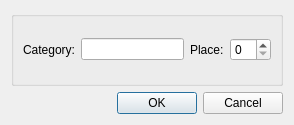
<?xml version="1.0" encoding="UTF-8"?>
<ui version="4.0">
 <class>NewCategoryDialog</class>
 <widget class="QDialog" name="NewCategoryDialog">
  <property name="geometry">
   <rect>
    <x>0</x>
    <y>0</y>
    <width>294</width>
    <height>125</height>
   </rect>
  </property>
  <property name="windowTitle">
   <string>Add category</string>
  </property>
  <layout class="QVBoxLayout" name="verticalLayout_2">
   <item>
    <widget class="QGroupBox" name="groupBox">
     <property name="title">
      <string/>
     </property>
     <layout class="QVBoxLayout" name="verticalLayout">
      <item>
       <layout class="QHBoxLayout" name="horizontalLayout">
        <item>
         <widget class="QLabel" name="categoryLabel">
          <property name="text">
           <string>Category:</string>
          </property>
         </widget>
        </item>
        <item>
         <widget class="QLineEdit" name="categoryEdit"/>
        </item>
        <item>
         <widget class="QLabel" name="placeLabel">
          <property name="text">
           <string>Place:</string>
          </property>
         </widget>
        </item>
        <item>
         <widget class="QSpinBox" name="placeSpinBox"/>
        </item>
       </layout>
      </item>
     </layout>
    </widget>
   </item>
   <item>
    <layout class="QHBoxLayout" name="horizontalLayout_2">
     <item>
      <spacer name="horizontalSpacer">
       <property name="orientation">
        <enum>Qt::Horizontal</enum>
       </property>
       <property name="sizeHint" stdset="0">
        <size>
         <width>40</width>
         <height>20</height>
        </size>
       </property>
      </spacer>
     </item>
     <item>
      <widget class="QPushButton" name="btnOK">
       <property name="text">
        <string>OK</string>
       </property>
      </widget>
     </item>
     <item>
      <widget class="QPushButton" name="btnCancel">
       <property name="text">
        <string>Cancel</string>
       </property>
      </widget>
     </item>
    </layout>
   </item>
  </layout>
 </widget>
 <resources/>
 <connections/>
</ui>
